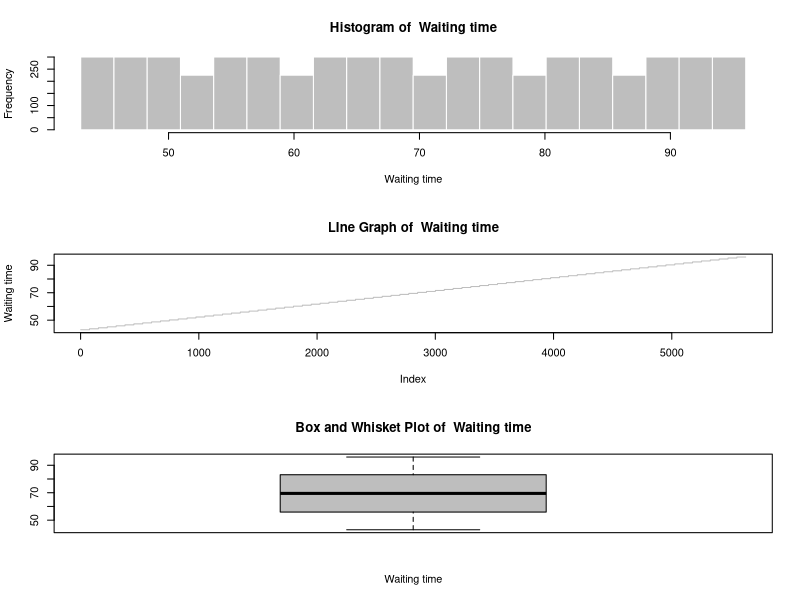

Recreate this plot in R.
## ---- chunk 1
knitr::opts_chunk$set(echo = FALSE)
## ---- chunk 2
library(ggplot2, warn.conflicts = FALSE, quietly = TRUE)
data("faithfuld")
dim(faithfuld)
str(faithfuld)
## ---- chunk 3
  summat <- as.matrix(summary(faithfuld$waiting))
  rownames(summat) <- c("Minimum", "1st quartile", "Median", "Mean", "3rd quartile", "Maximum")
  colnames(summat) <- "Summary"
  summat
## ---- chunk 4
color <- "gray"
par(mfrow = c(3, 1))
x <- faithfuld$waiting
bins <- seq(min(x), max(x), length.out = 20 + 1)
hist(x, 
     breaks = bins, 
     col = color, 
     border = 'white', 
     main = paste("Histogram of ", "Waiting time"), 
     xlab = "Waiting time")   
plot(x, 
     type = "l", 
     col = color, 
     main = paste("LIne Graph of ", "Waiting time"), 
     xlab = "Index", 
     ylab = "Waiting time")
boxplot(x, 
        col = color, 
        main = paste("Box and Whisket Plot of ", "Waiting time"),
        xlab = "Waiting time")
